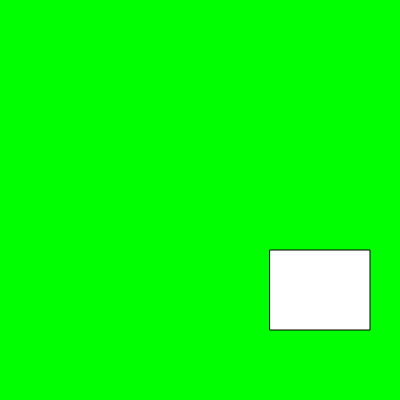
Frame 1 (no input)
Frame 60 (no input): identical to frame 1, image omitted
Frame 120 (the mouse pressed at the canvas centre since frame 60): identical to frame 1, image omitted

The p5.js sketch that drew this single still picture (run headless with seeded random() and noise() and a simulated clock; from frame 60 on, the mouse is pressed at the canvas centre):

// p5.js sketch
// ── sketch.js
function setup() {
  createCanvas(400, 400);
}

function draw() {
  
  if(mouseX <= width/2){
    background(0, 255, 0);
  } else if(mouseY <= height/2){
    background(255, 0 , 0);
  } else {
    background(220);
  }


  let bx = 270;
  let by = 250;
  let bw = 100;
  let bh = 80;

  if(mouseX >= bx && mouseX <= bx + bw && mouseY >= by && mouseY <= by + bh){
    fill(220, 100, 0);
  } else {
    fill(255);
  }


  rect(bx, by, bw, bh);
  
}
